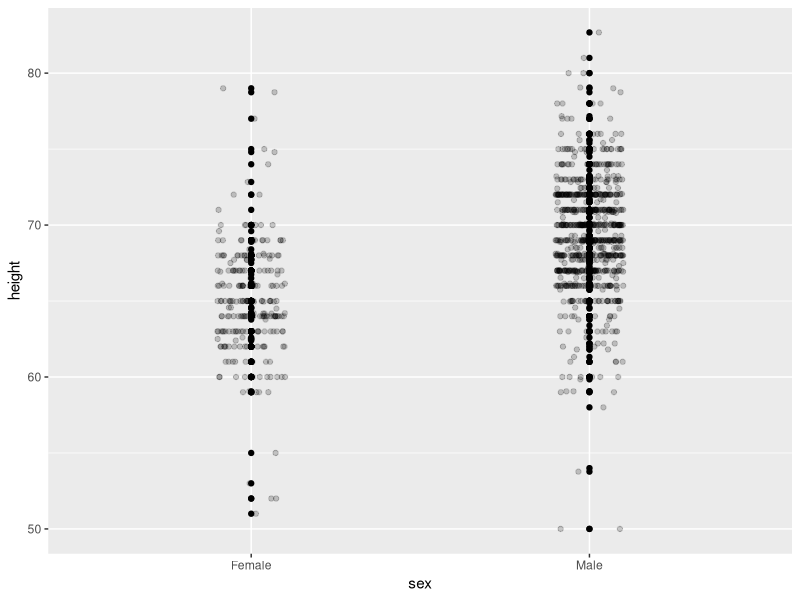

Here is the R script that generated this plot:
library(tidyverse)
library(dplyr)
library(ggplot2)
library(dslabs)
data(heights)
heights %>% ggplot(aes(sex,height))+geom_point()+
  geom_jitter(alpha=0.2,width=0.1)
